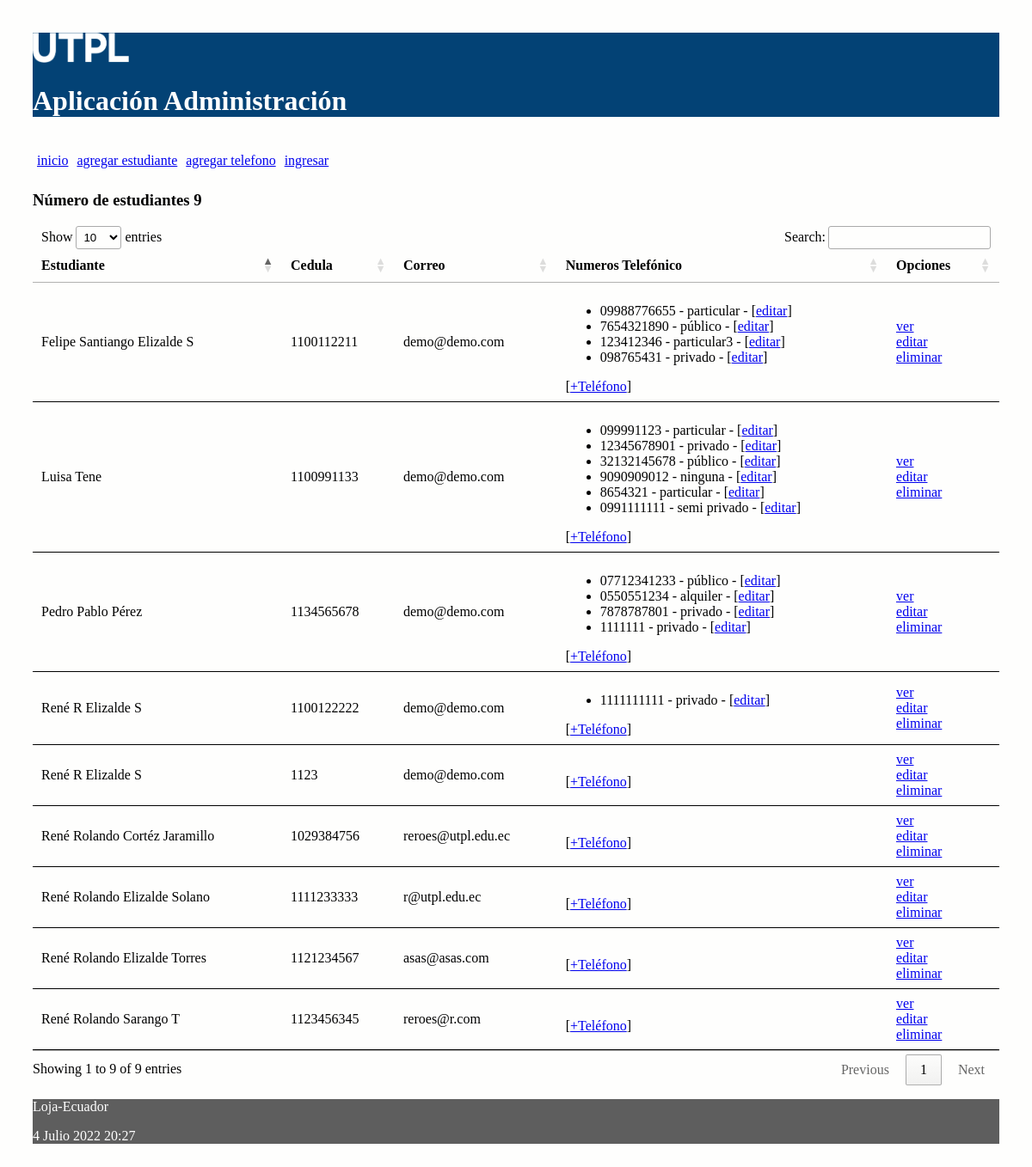
Before: / with the older database file.
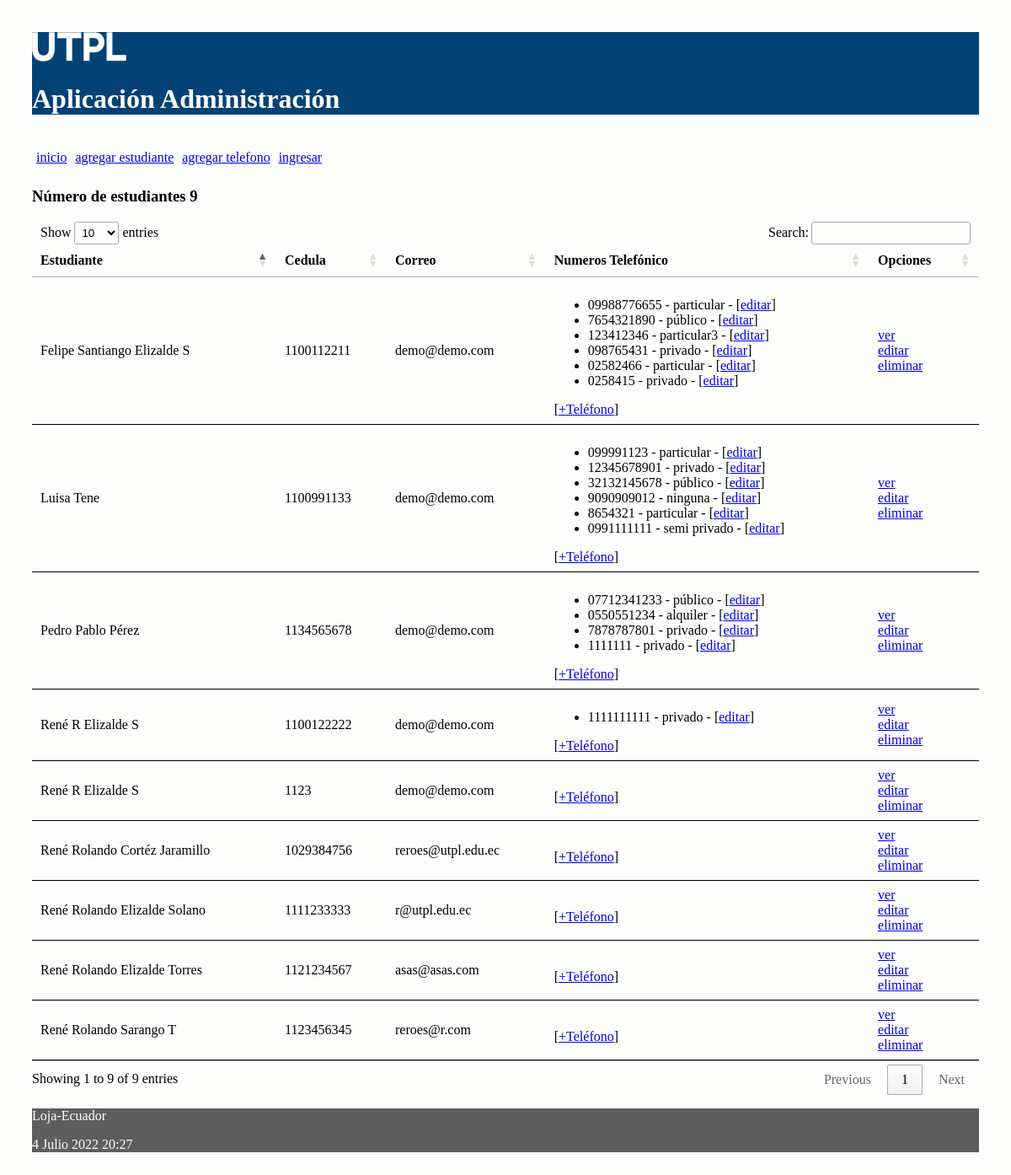
After: the same page with the newer database file.
### administrativo/models.py (models this page shows, shortened)
class Estudiante(models.Model):
    nombre = models.CharField(max_length=30)
    apellido = models.CharField(max_length=30)
    cedula = models.CharField(max_length=30, unique=True)
    correo = models.EmailField()

class NumeroTelefonico(models.Model):
    telefono = models.CharField(max_length=100)
    tipo = models.CharField(max_length=100)
    estudiante = models.ForeignKey(Estudiante, on_delete=models.CASCADE,
            related_name="numeros_telefonicos")

### administrativo/views.py (the view)
# urls.py: path('', views.index, name='index'),
def index(request):
    estudiantes = Estudiante.objects.all()
    informacion_template = {'estudiantes': estudiantes, 'numero_estudiantes': len(estudiantes)}
    return render(request, 'index.html', informacion_template)

### administrativo/templates/index.html (shortened to what this page needs)
{% extends "master.html" %}
{% block content %}
<h3>Número de estudiantes {{ numero_estudiantes }}</h3>
<table id="tabla_datos">
  <thead>
    <tr>
      <th>Estudiante</th>
      <th>Cedula</th>
      <th>Correo</th>
      <th>Numeros Telefónico </th>
      <th>Opciones</th>
    </tr>
  </thead>
  {% for e in estudiantes %}
  <tr>
    <td> {{e.nombre}} {{e.apellido}}</td>
    <td> {{e.cedula}}</td>
    <td> {{e.correo}}</td>
    <td>
      <ul>
        {% for t in e.numeros_telefonicos.all %}
          <li>
            <span>{{t.telefono}} - {{t.tipo}} - [<a href="{% url 'editar_numero_telefonico' t.id %}">editar</a>] </span>
          </li>
        {% endfor %}
      </ul>
        [<a href="{% url 'crear_numero_telefonico_estudiante' e.id%}">+Teléfono</a>]
    </td>
    <td> <a href="{% url 'obtener_estudiante' e.id %}">ver</a> <br>
      <a href="{% url 'editar_estudiante' e.id %}">editar</a> <br>
      <a href="{% url 'eliminar_estudiante' e.id %}"
      onclick="return confirm('¿Está seguro de la eliminación?')" >
      eliminar</a>
    </td>
  </tr>
  {% endfor %}
</table>
{% endblock %}

### administrativo/templates/master.html (shortened to what this page needs)
<!DOCTYPE html>
<html>
  <head>
    {% load static %}
    <link rel="stylesheet" type="text/css" href="{% static 'css/estilos.css' %}">
    <link rel="stylesheet" type="text/css" href="https://cdn.datatables.net/1.10.25/css/jquery.dataTables.min.css">
  </head>
  <body>
  <header>
    <img src="{% static 'images/logo.png' %}" height="10%" width="10%" alt="My image">
    <h1>Aplicación Administración </h1>
    <nav class="top_menu">
      <ul>
        <li><a href="{% url 'index' %}">inicio</a></li>
        <li><a href="{% url 'crear_estudiante' %}">agregar estudiante</a></li>
        <li><a href="{% url 'crear_numero_telefonico' %}">agregar telefono</a></li>
        {% if user.is_authenticated %}
          <li><a href="{% url 'logout_view' %}">salir</a></li>
        {% else %}
          <li><a href="{% url 'login' %}">ingresar</a></li>
        {% endif %}
      </ul>
    </nav>
  </header>
  <section>
      {% block content %}
      {% endblock %}
  </section>
    <footer>
      <p>Loja-Ecuador</p>
      <p>{% now "j F Y H:i" %}</p>
    </footer>
  </body>
</html>

### administrativo/static/css/estilos.css (style rules this page uses)
body { background: #FEFEFD; padding: 30px; }
header { background: #034275; color: #FFF; }
section { width: 100%; }
th, td { padding: 15px; border-bottom: 1px solid black; }
.top_menu ul { list-style:none; float:left; padding: 5px; width:95%; }
.top_menu ul li { float:left; margin-right:10px; margin-bottom:5px; text: #FFF; }
footer { background: #5E5E5E; color: #FFF; }

Changed rows visible on the page:
added NumeroTelefonico: telefono "02582466", tipo "particular", shown under Estudiante "Felipe Santiango"
added NumeroTelefonico: telefono "0258415", tipo "privado", shown under Estudiante "Felipe Santiango"
